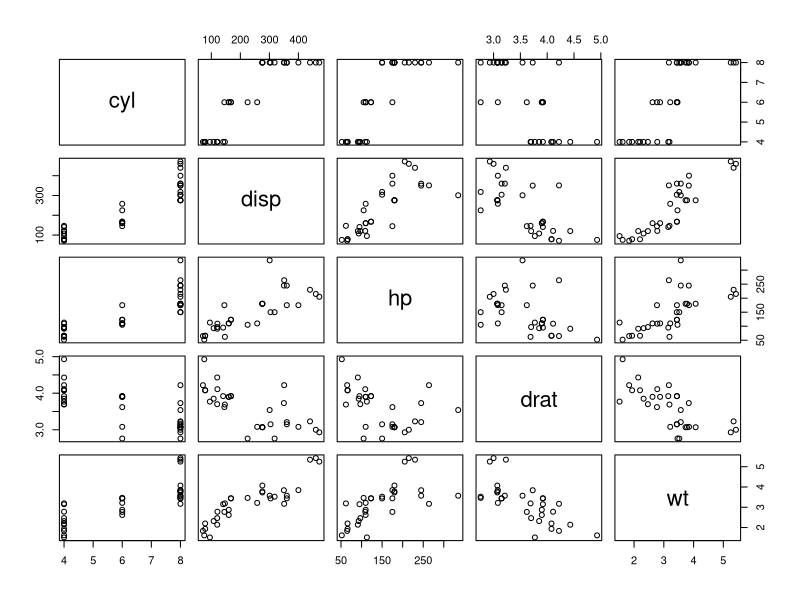

Generate this figure with R: (Note: this script raises an error after producing the figure.)
#CORRELACIONES(gráficas)

pairs(mtcars[,2:6])#Todas la filas de la columna 2 a la 6
#Vemnos que cuando los puntos están de forma descendente, es que
#hay una correlación negativa es decir a mas de X, menos de Y

#Cuando los puntos van de forma ascendente, es al reves, 
#correlación positiva. Cuando mas de X, mas de Y.

#Cuando los puntos estan dispersos sin una forma visible, es que
#las variables no están muy correlacionadas.

newdata = subset(mtcars, select=c(2,7:8,11,12))#Columna 2, columna de la 7 a la 8 y luego la 11 y 12
pairs(newdata)

pairs(mtcars[,-c(1,3,4,5,6,9,10)])


coches_eficientes = filter(mtcars,mpg >= 30) #Filtramos que la variable 'mpg' sea mayor a 30
coches_eficientes

pairs(coches_eficientes[,2:6])

#Libreria stringr
merc = mtcars %>%
  filter(str_detect(model, "Merc")) #Busca un string en la variable
                                    #'model' que tenga la palabra 'Merc'
merc

pairs(merc[,2:6])


#df orange

pairs(orange[,2:6])
#Puede haber una corr positiva entre x = los aportes de servicios en el pib
# y entre y=pib per capita.
#Es decir, los paises que más aportan al pib, tienen mayor pib per capita


pairs(orange[,5:10])

